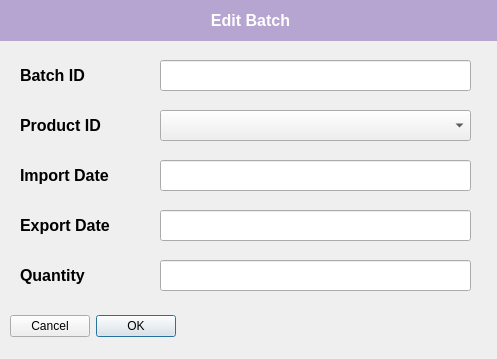
<?xml version="1.0" encoding="UTF-8"?>
<ui version="4.0">
 <class>CreateProduct</class>
 <widget class="QDialog" name="CreateProduct">
  <property name="geometry">
   <rect>
    <x>0</x>
    <y>0</y>
    <width>497</width>
    <height>359</height>
   </rect>
  </property>
  <property name="windowTitle">
   <string>Dialog</string>
  </property>
  <widget class="QDialogButtonBox" name="buttonBox">
   <property name="geometry">
    <rect>
     <x>10</x>
     <y>310</y>
     <width>471</width>
     <height>32</height>
    </rect>
   </property>
   <property name="layoutDirection">
    <enum>Qt::RightToLeft</enum>
   </property>
   <property name="orientation">
    <enum>Qt::Horizontal</enum>
   </property>
   <property name="standardButtons">
    <set>QDialogButtonBox::Cancel|QDialogButtonBox::Ok</set>
   </property>
   <property name="centerButtons">
    <bool>false</bool>
   </property>
  </widget>
  <widget class="QLabel" name="label">
   <property name="geometry">
    <rect>
     <x>20</x>
     <y>60</y>
     <width>141</width>
     <height>31</height>
    </rect>
   </property>
   <property name="font">
    <font>
     <family>MS Sans Serif</family>
     <pointsize>12</pointsize>
     <weight>75</weight>
     <bold>true</bold>
    </font>
   </property>
   <property name="layoutDirection">
    <enum>Qt::LeftToRight</enum>
   </property>
   <property name="styleSheet">
    <string notr="true"/>
   </property>
   <property name="text">
    <string>Batch ID</string>
   </property>
   <property name="alignment">
    <set>Qt::AlignLeading|Qt::AlignLeft|Qt::AlignVCenter</set>
   </property>
   <property name="wordWrap">
    <bool>true</bool>
   </property>
  </widget>
  <widget class="QLabel" name="label_2">
   <property name="geometry">
    <rect>
     <x>0</x>
     <y>0</y>
     <width>501</width>
     <height>41</height>
    </rect>
   </property>
   <property name="font">
    <font>
     <family>MS Sans Serif</family>
     <pointsize>12</pointsize>
     <weight>75</weight>
     <bold>true</bold>
    </font>
   </property>
   <property name="layoutDirection">
    <enum>Qt::LeftToRight</enum>
   </property>
   <property name="styleSheet">
    <string notr="true">background-color: rgb(182, 164, 209);
color: rgb(255, 255, 255);</string>
   </property>
   <property name="text">
    <string>Edit Batch</string>
   </property>
   <property name="alignment">
    <set>Qt::AlignCenter</set>
   </property>
   <property name="wordWrap">
    <bool>true</bool>
   </property>
  </widget>
  <widget class="QLabel" name="label_3">
   <property name="geometry">
    <rect>
     <x>20</x>
     <y>110</y>
     <width>141</width>
     <height>31</height>
    </rect>
   </property>
   <property name="font">
    <font>
     <family>MS Sans Serif</family>
     <pointsize>12</pointsize>
     <weight>75</weight>
     <bold>true</bold>
    </font>
   </property>
   <property name="layoutDirection">
    <enum>Qt::LeftToRight</enum>
   </property>
   <property name="styleSheet">
    <string notr="true"/>
   </property>
   <property name="text">
    <string>Product ID</string>
   </property>
   <property name="alignment">
    <set>Qt::AlignLeading|Qt::AlignLeft|Qt::AlignVCenter</set>
   </property>
   <property name="wordWrap">
    <bool>true</bool>
   </property>
  </widget>
  <widget class="QLineEdit" name="BatchID">
   <property name="geometry">
    <rect>
     <x>160</x>
     <y>60</y>
     <width>311</width>
     <height>31</height>
    </rect>
   </property>
  </widget>
  <widget class="QLabel" name="label_4">
   <property name="geometry">
    <rect>
     <x>20</x>
     <y>160</y>
     <width>141</width>
     <height>31</height>
    </rect>
   </property>
   <property name="font">
    <font>
     <family>MS Sans Serif</family>
     <pointsize>12</pointsize>
     <weight>75</weight>
     <bold>true</bold>
    </font>
   </property>
   <property name="layoutDirection">
    <enum>Qt::LeftToRight</enum>
   </property>
   <property name="styleSheet">
    <string notr="true"/>
   </property>
   <property name="text">
    <string>Import Date</string>
   </property>
   <property name="alignment">
    <set>Qt::AlignLeading|Qt::AlignLeft|Qt::AlignVCenter</set>
   </property>
   <property name="wordWrap">
    <bool>true</bool>
   </property>
  </widget>
  <widget class="QLineEdit" name="ImportDate">
   <property name="geometry">
    <rect>
     <x>160</x>
     <y>160</y>
     <width>311</width>
     <height>31</height>
    </rect>
   </property>
  </widget>
  <widget class="QLineEdit" name="ExportDate">
   <property name="geometry">
    <rect>
     <x>160</x>
     <y>210</y>
     <width>311</width>
     <height>31</height>
    </rect>
   </property>
  </widget>
  <widget class="QLabel" name="label_5">
   <property name="geometry">
    <rect>
     <x>20</x>
     <y>210</y>
     <width>141</width>
     <height>31</height>
    </rect>
   </property>
   <property name="font">
    <font>
     <family>MS Sans Serif</family>
     <pointsize>12</pointsize>
     <weight>75</weight>
     <bold>true</bold>
    </font>
   </property>
   <property name="layoutDirection">
    <enum>Qt::LeftToRight</enum>
   </property>
   <property name="styleSheet">
    <string notr="true"/>
   </property>
   <property name="text">
    <string>Export Date</string>
   </property>
   <property name="alignment">
    <set>Qt::AlignLeading|Qt::AlignLeft|Qt::AlignVCenter</set>
   </property>
   <property name="wordWrap">
    <bool>true</bool>
   </property>
  </widget>
  <widget class="QLabel" name="label_6">
   <property name="geometry">
    <rect>
     <x>20</x>
     <y>260</y>
     <width>141</width>
     <height>31</height>
    </rect>
   </property>
   <property name="font">
    <font>
     <family>MS Sans Serif</family>
     <pointsize>12</pointsize>
     <weight>75</weight>
     <bold>true</bold>
    </font>
   </property>
   <property name="layoutDirection">
    <enum>Qt::LeftToRight</enum>
   </property>
   <property name="styleSheet">
    <string notr="true"/>
   </property>
   <property name="text">
    <string>Quantity</string>
   </property>
   <property name="alignment">
    <set>Qt::AlignLeading|Qt::AlignLeft|Qt::AlignVCenter</set>
   </property>
   <property name="wordWrap">
    <bool>true</bool>
   </property>
  </widget>
  <widget class="QLineEdit" name="Quantity">
   <property name="geometry">
    <rect>
     <x>160</x>
     <y>260</y>
     <width>311</width>
     <height>31</height>
    </rect>
   </property>
  </widget>
  <widget class="QComboBox" name="ProductIDCombo">
   <property name="geometry">
    <rect>
     <x>160</x>
     <y>110</y>
     <width>311</width>
     <height>31</height>
    </rect>
   </property>
   <property name="currentText">
    <string/>
   </property>
  </widget>
 </widget>
 <resources/>
 <connections>
  <connection>
   <sender>buttonBox</sender>
   <signal>accepted()</signal>
   <receiver>CreateProduct</receiver>
   <slot>accept()</slot>
   <hints>
    <hint type="sourcelabel">
     <x>248</x>
     <y>254</y>
    </hint>
    <hint type="destinationlabel">
     <x>157</x>
     <y>274</y>
    </hint>
   </hints>
  </connection>
  <connection>
   <sender>buttonBox</sender>
   <signal>rejected()</signal>
   <receiver>CreateProduct</receiver>
   <slot>reject()</slot>
   <hints>
    <hint type="sourcelabel">
     <x>316</x>
     <y>260</y>
    </hint>
    <hint type="destinationlabel">
     <x>286</x>
     <y>274</y>
    </hint>
   </hints>
  </connection>
 </connections>
</ui>
